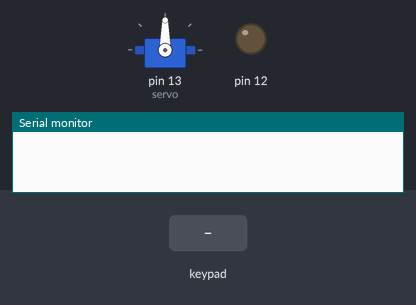
A sketch run on a simulated Arduino Uno, built with avr-gcc and run on an emulated ATmega328P. Parts: servo, output pins drawn as LEDs (lit = HIGH), the last lines printed to the serial monitor. The inputs (shaded band) are chosen by the test bench.

Above: at 1.2 s.
1.3 s: keypad keys 1 2 3 4 pressed 0.4 s apart
At 3.1 s:
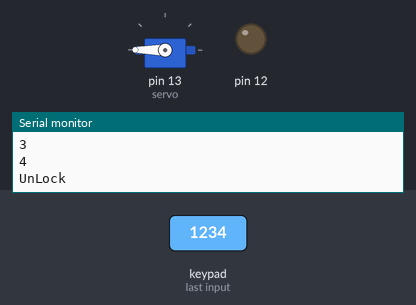
4.4 s: key '2' pressed
At 6.6 s:
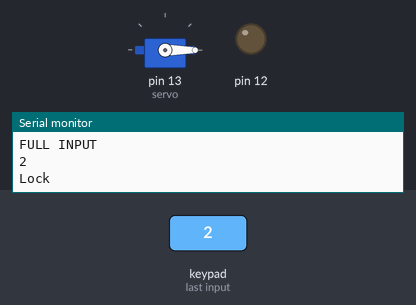
8.5 s: key 'A' pressed
At 9.3 s:
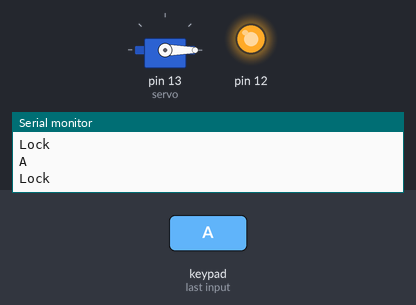
11.1 s: keypad keys 1 2 3 4 # pressed 0.4 s apart
At 13.6 s:
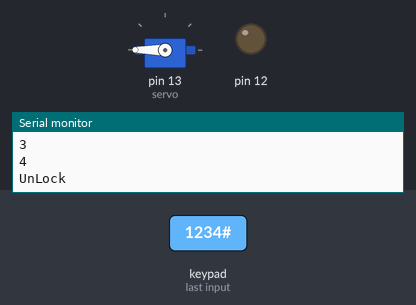
15.8 s: key 'B' pressed
At 17.4 s:
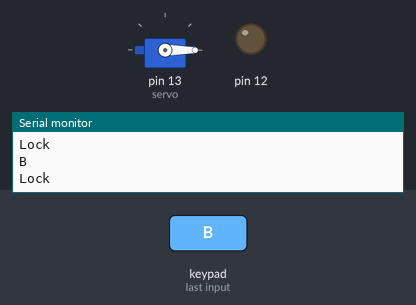
Timing chart, 0 to 18.9 s (numbered marks = the images above; inputs shaded):
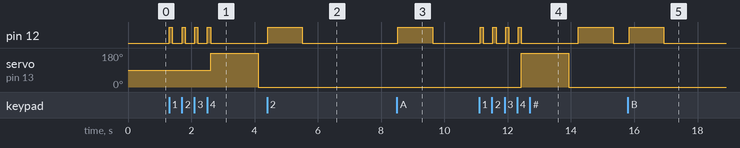

Measured:
- after the input at 1.3 s, pin 12: alternates HIGH for 0.10 s and LOW for 0.30 s, 8 changes in all, then stays LOW, starting at once; servo on pin 13 (servo): 90° → 180° after 1.3 s, → 0° 1.5 s later
- after the input at 4.4 s, pin 12: LOW → HIGH at once, → LOW 1.1 s later
- after the input at 8.5 s, pin 12: LOW → HIGH at once, → LOW 1.1 s later
- after the input at 11.1 s, pin 12: goes 3 × (HIGH 0.10 s, LOW 0.30 s), HIGH 0.10 s, LOW 1.8 s, HIGH 1.1 s, then LOW, starting at once; servo on pin 13 (servo): 0° → 180° after 1.3 s, → 0° 1.5 s later
- after the input at 15.8 s, pin 12: LOW → HIGH at once, → LOW 1.1 s later

The sketch:

hw_1.ino
```cpp
#include <SoftwareSerial.h>
#include <Servo.h>
#include <Keypad.h>

int tx = 10;
int rx = 11;
char ary[10] = {0};
SoftwareSerial pad_serial(tx, rx);

const byte ROWS = 4;
const byte COLS = 4;


char * Code = "1234";
int position = 0;
int wrong = 0;


char keys[ROWS][COLS] =
{{'1','2','3','A'}
,{'4','5','6','B'},
{'7','8','9','C'},
{'*','0','#','D'}};


byte rowPins[ROWS] = {6,7,8,9};
byte colins[COLS] = {5,4,3,2};

Keypad keypad = Keypad(makeKeymap(keys), rowPins, colins, ROWS, COLS);

Servo servo;


void setup() {
  // put your setup code here, to run once:
  pad_serial.begin(9600);
  Serial.begin(9600);
  pinMode(12, OUTPUT);
  servo.attach(13);


}

void loop() {
  // put your main code here, to run repeatedly:
  //if(pad_serial.available())
  //Serial.write(pad_serial.read());
  //if(Serial.available())
  //pad_serial.write(Serial.read());
  char key = keypad.getKey();
  static int i = 0;
  if(Serial.available())
  {
    ary[i] = Serial.read();
    if(ary[i] == '#')
    {
      ary[i] = '\0';
      i= 0;
      int key = atoi(ary);
      if(key == 1234)
      {
        Serial.print("Success");
      }
      else
      {
        Serial.print("FAIL");
      }
    }
    else
    {
      i++;
    }
  }

  if((key >= '0' && key <= '9') || (key >= 'A' && key <= 'D') || (key == '*' || key == '#'))
  {
    digitalWrite(12, HIGH);
    delay(100);
    digitalWrite(12, LOW);
  }

  if((key >= '0' && key <= '9') || (key >= 'A' && key <= 'D') || (key == '*' || key == '#'))
  {
    Serial.println(key);
    if(key == '*' || key == '#')
    {
      position = 0;
      wrong = 0;
      setLocked(true);
    }
    else if(key == Code[position])
    {
      position++;
      wrong = 0;
    }
    else if (key != Code[position])
    {
      position = 0;
      setLocked(true);
      wrong++;
    }
    if(position == 4)
    {
      setLocked(false);
      Serial.println("FULL INPUT");
      position = 0;
    }
    if(wrong == 4) //4번 실패시
    {
      Serial.println("OUT");
      wrong = 0;
    }


  }
  delay(100);
}

void setLocked(int locked)
{
  if(locked)
  {
    Serial.println("Lock");
    for (int i = 0; i < 5; i++)
    {
      digitalWrite(12, HIGH);
      delay(200);
      digitalWrite(12, LOW);
    }
  }
  else
  {
    Serial.println("UnLock");
    servo.write(180);
    delay(1500);
    servo.write(0);
  }
}
```
